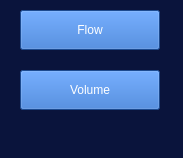
<?xml version="1.0" encoding="UTF-8"?>
<ui version="4.0">
 <class>MainWindow</class>
 <widget class="QMainWindow" name="MainWindow">
  <property name="geometry">
   <rect>
    <x>0</x>
    <y>0</y>
    <width>183</width>
    <height>158</height>
   </rect>
  </property>
  <property name="windowTitle">
   <string>MainWindow</string>
  </property>
  <property name="styleSheet">
   <string notr="true">background-color: rgb(10, 20, 60);</string>
  </property>
  <widget class="QWidget" name="centralwidget">
   <widget class="QPushButton" name="Flow">
    <property name="enabled">
     <bool>true</bool>
    </property>
    <property name="geometry">
     <rect>
      <x>20</x>
      <y>10</y>
      <width>140</width>
      <height>40</height>
     </rect>
    </property>
    <property name="styleSheet">
     <string notr="true">color: rgb(255, 255, 255);
background-color: rgb(39, 104, 200);</string>
    </property>
    <property name="text">
     <string>Flow</string>
    </property>
    <property name="checkable">
     <bool>false</bool>
    </property>
    <property name="checked">
     <bool>false</bool>
    </property>
    <property name="autoExclusive">
     <bool>false</bool>
    </property>
    <property name="autoDefault">
     <bool>false</bool>
    </property>
    <property name="default">
     <bool>false</bool>
    </property>
    <property name="flat">
     <bool>false</bool>
    </property>
   </widget>
   <widget class="QPushButton" name="Volume">
    <property name="geometry">
     <rect>
      <x>20</x>
      <y>70</y>
      <width>140</width>
      <height>40</height>
     </rect>
    </property>
    <property name="styleSheet">
     <string notr="true">color: rgb(255, 255, 255);
background-color: rgb(39, 104, 200);</string>
    </property>
    <property name="text">
     <string>Volume</string>
    </property>
    <property name="checkable">
     <bool>false</bool>
    </property>
    <property name="checked">
     <bool>false</bool>
    </property>
    <property name="autoExclusive">
     <bool>false</bool>
    </property>
    <property name="autoDefault">
     <bool>false</bool>
    </property>
    <property name="default">
     <bool>false</bool>
    </property>
    <property name="flat">
     <bool>false</bool>
    </property>
   </widget>
  </widget>
  <widget class="QMenuBar" name="menubar">
   <property name="geometry">
    <rect>
     <x>0</x>
     <y>0</y>
     <width>183</width>
     <height>22</height>
    </rect>
   </property>
  </widget>
  <widget class="QStatusBar" name="statusbar"/>
 </widget>
 <resources/>
 <connections/>
</ui>
